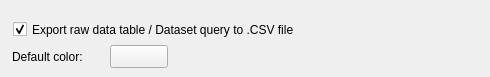
       <widget class="QWidget" name="tabAdvancedSQL">
        <attribute name="title">
         <string>Advanced</string>
        </attribute>
        <widget class="QLabel" name="labelSQL_DefaultColorr">
         <property name="geometry">
          <rect>
           <x>12</x>
           <y>49</y>
           <width>81</width>
           <height>16</height>
          </rect>
         </property>
         <property name="text">
          <string>Default color:</string>
         </property>
         <property name="wordWrap">
          <bool>false</bool>
         </property>
        </widget>
        <widget class="GColorPushButton" name="buttonSQL_DefaultColor">
         <property name="geometry">
          <rect>
           <x>110</x>
           <y>45</y>
           <width>58</width>
           <height>23</height>
          </rect>
         </property>
         <property name="toolTip">
          <string>Set default charting color</string>
         </property>
         <property name="text">
          <string/>
         </property>
         <property name="autoDefault">
          <bool>false</bool>
         </property>
        </widget>
        <widget class="QCheckBox" name="checkSQL_DumpRawData">
         <property name="geometry">
          <rect>
           <x>13</x>
           <y>20</y>
           <width>468</width>
           <height>19</height>
          </rect>
         </property>
         <property name="toolTip">
          <string>Check this option to have access to the raw data table</string>
         </property>
         <property name="text">
          <string>Export raw data table / Dataset query to .CSV file</string>
         </property>
         <property name="checked">
          <bool>true</bool>
         </property>
        </widget>
       </widget>
